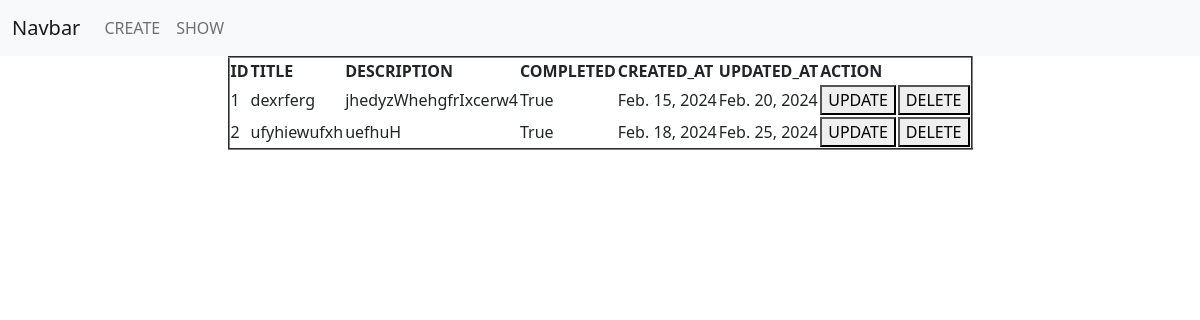
Screenshot of //show with the database file from the repository.
### app1/models.py (models this page shows)
class Order(models.Model):
    order_id = models.IntegerField()
    title = models.CharField(max_length=20)
    description = models.TextField()
    completed = models.BooleanField(default=False)
    created_at = models.DateField()
    updated_at = models.DateField()

### app1/views.py (the view)
# urls.py: path('/show', show_view, name='show_url'),
def show_view(request):
    obj = Order.objects.all()
    return render(request, 'app1/show.html', {'form': obj})

### templates/app1/show.html
{% extends 'base.html' %}
{% block content %}
<center>
    <table border="2px">
        <thead>
            <tr>
                <th>ID</th>
                <th>TITLE</th>
                <th>DESCRIPTION</th>
                <th>COMPLETED</th>
                <th>CREATED_AT</th>
                <th>UPDATED_AT</th>
                <th colspan="2">ACTION</th>
            </tr>
        </thead>
        <tbody>
            {% for i in form %}
            <tr>
                <td>{{ i.order_id }}</td>
                <td>{{ i.title }}</td>
                <td>{{ i.description }}</td>
                <td>{{ i.completed }}</td>
                <td>{{ i.created_at }}</td>
                <td>{{ i.updated_at }}</td>
                <td>
                    <a href="{% url 'update' i.id %}">
                        <button>UPDATE</button>
                    </a>
                </td>
                <td>
                    <a href="{% url 'delete' i.id %}">
                        <button>DELETE</button>
                    </a>
                </td>
            </tr>
            {% endfor %}
        </tbody>
    </table>
</center>
{% endblock %}

### templates/base.html (shortened to what this page needs)
<!DOCTYPE html>
<html lang="en">
<head>
    <link href="https://cdn.jsdelivr.net/npm/bootstrap@5.0.2/dist/css/bootstrap.min.css" rel="stylesheet">
</head>
<body>
<nav class="navbar navbar-expand-lg navbar-light bg-light">
  <div class="container-fluid">
    <a class="navbar-brand" href="#">Navbar</a>
    <div class="collapse navbar-collapse" id="navbarNavAltMarkup">
      <div class="navbar-nav">
        <a class="nav-link" href="{% url 'create' %}">CREATE</a>
        <a class="nav-link" href="{% url 'show_url' %}">SHOW</a>
      </div>
    </div>
  </div>
</nav>
{% block content %}
{% endblock %}
</body>
</html>

### rows the page displays
Order: order_id "1", title "dexrferg", description "jhedyzWhehgfrIxcerw4", completed "True", created_at "Feb. 15, 2024", updated_at "Feb. 20, 2024"
Order: order_id "2", title "ufyhiewufxh", description "uefhuH", completed "True", created_at "Feb. 18, 2024", updated_at "Feb. 25, 2024"
